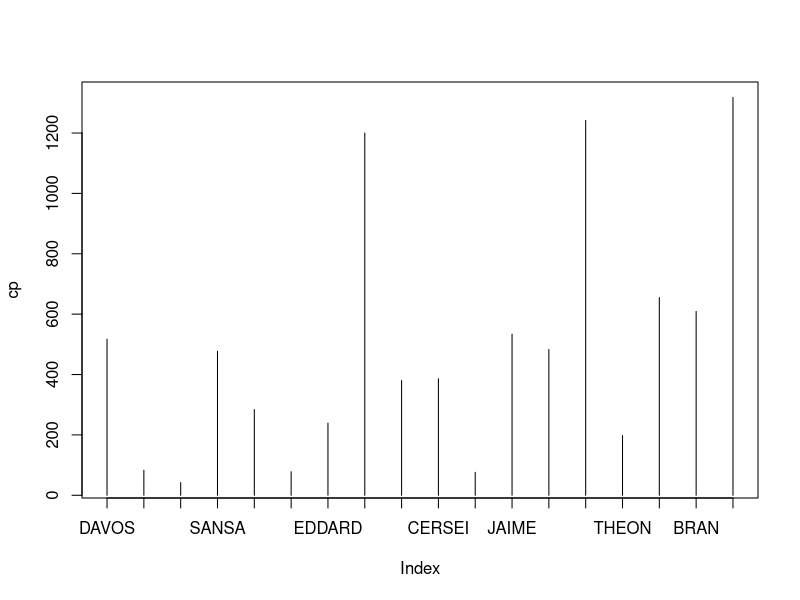

This figure's R source: (Note: this script raises an error after producing the figure.)
pov <- c('DAVOS', 'REEK', 'VICTARION', 'SANSA', 'BRIENNE', 'MELISANDRE', 'EDDARD', 'TYRION', 'SAMWELL', 'CERSEI', 'ALAYNE', 'JAIME', 'CATELYN', 'DAENERYS', 'THEON', 'ARYA', 'BRAN', 'JON')
col <- c(517, 83, 42, 477, 284, 78, 239, 1200, 380, 386, 76, 534, 483, 1242, 198, 655, 609, 1318)
cp <- array(col, dimnames=list(pov))
plot(cp, type="h", xaxt="n")
axis(1, at=seq(1:18), labels=pov)

png(file="/home/boris/Work/Martin_tutorial/code/colors/plot_all_POV.png", width=1550 , height=500)
plot(md, type="h", xaxt="n")
axis(1, at=seq(1:18), labels=pov)
dev.off()

pov1 <- c("Davos", "Reek", "Victarion", "Sansa", "Brienne", "Melisandre", "Eddard", "Tyrion", "Samwell", "Cersei", "Alayne", "Jaime", "Catelyn", "Daenerys", "Theon", "Arya", "Bran", "Jon")
col1 <- c(0.0165170441839, 0.0101059296238, 0.0216383307573, 0.0108569477637, 0.0114474585836, 0.0270083102493, 0.0088172360363, 0.0107664839355, 0.013764624914, 0.0108907259543, 0.00881670533643, 0.0126396515811, 0.00995650471027, 0.0146327670303, 0.0106583409593, 0.0115795986918, 0.0136749449859, 0.0124022546132)
cp1 <- array(col1, dimnames=list(pov1))
plot(cp1, type="h", xaxt="n")
axis(1, at=seq(1:18), labels=pov1)

png(file="/home/boris/Work/Martin_tutorial/code/colors/plot_rel_POV.png", width=1550 , height=500)
plot(cp1, type="h", xaxt="n")
axis(1, at=seq(1:18), labels=pov1)
dev.off()
